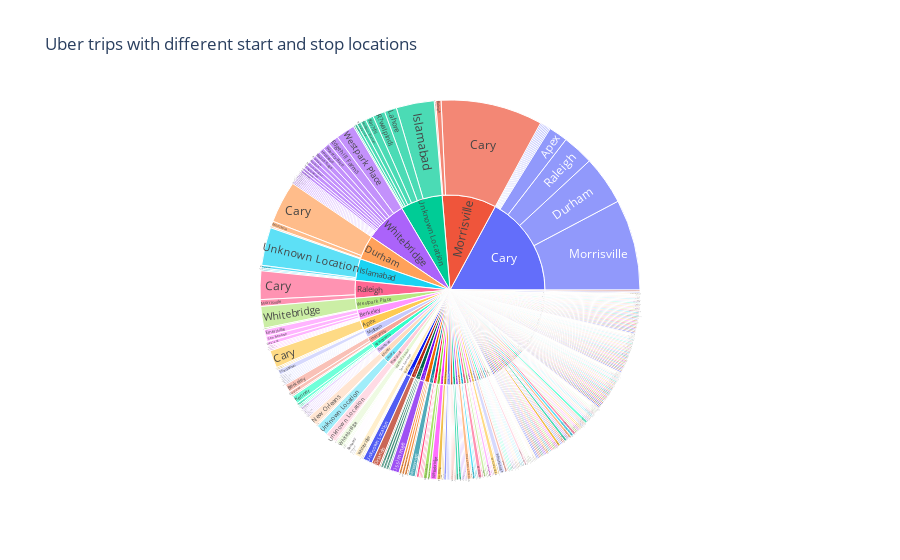

Notebook source saved alongside this figure:
### Markdown cell above
Now, let's check out the remaining trips without different start and end points.

### Code cell
diff_dest = pd.DataFrame(data[data['START'] != data['STOP']]).reset_index(drop=True)
fig = px.sunburst(diff_dest, path=['START', 'STOP'], title='Uber trips with different start and stop locations')
fig.show()

### Figure 1 — Plotly figure (JSON) as saved in the notebook; plotly's stock layout.template omitted (floating-point values rounded to 4 significant figures; data arrays with more than 128 entries replaced by an {"elided": "..."} marker saying what was removed)
{"data": [{"branchvalues": "total", "domain": {"x": [0, 1], "y": [0, 1]}, "hovertemplate": "labels=%{label}<br>count=%{value}<br>parent=%{parent}<br>id=%{id}<extra></extra>", "ids": {"elided": "498 str values"}, "labels": {"elided": "498 str values"}, "name": "", "parents": {"elided": "498 str values"}, "type": "sunburst", "values": {"elided": "498 int values"}}], "layout": {"legend": {"tracegroupgap": 0}, "title": {"text": "Uber trips with different start and stop locations"}}}
